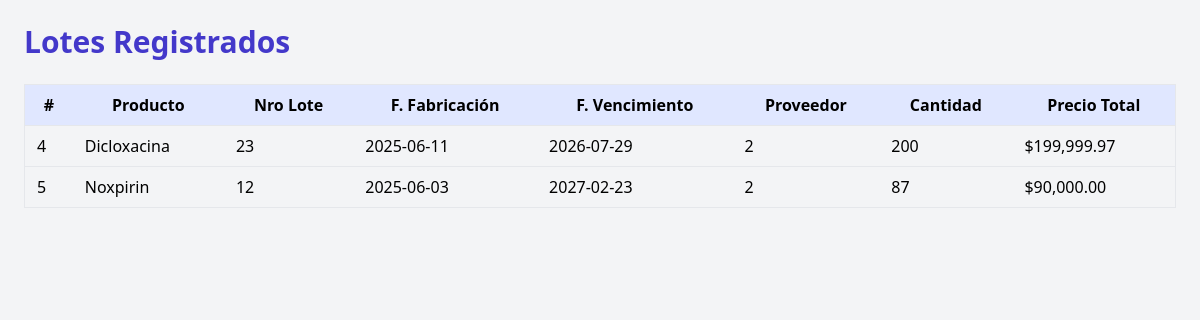
The app's page /farmacia_panacea/lotes/consultar_lotes_productos.php, older data.
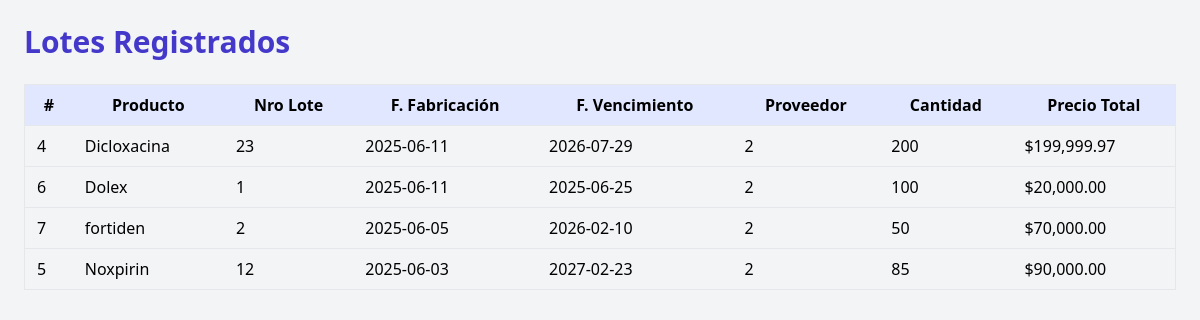
The same page, newer data.
### tables this page shows
CREATE TABLE `lotes_productos` (
  `id_lote` int(11) NOT NULL,
  `numero_lote` varchar(100) DEFAULT NULL,
  `fecha_fabricacion` date DEFAULT NULL,
  `fecha_vencimiento` date DEFAULT NULL,
  `id_proveedor` int(11) NOT NULL,
  `nombre_producto` varchar(150) DEFAULT NULL,
  `precio_total` decimal(10,2) DEFAULT NULL,
  `total` int(11) DEFAULT NULL
);

### farmacia_panacea/lotes/consultar_lotes_productos.php (the view, shortened to what this page needs)
<?php
require_once("../db.php");
$resultado = $conn->query("SELECT * FROM lotes_productos ORDER BY fecha_fabricacion DESC");
?>
<!DOCTYPE html>
<html lang="es">
<head>
  <script src="https://cdn.tailwindcss.com"></script>
</head>
<body class="bg-gray-100 p-6">
<div class="max-w-6xl mx-auto">
  <h2 class="text-3xl font-bold text-indigo-700 mb-6">Lotes Registrados</h2>
  <table class="w-full table-auto border">
    <thead class="bg-indigo-100">
      <tr>
        <th class="px-3 py-2">#</th>
        <th class="px-3 py-2">Producto</th>
        <th class="px-3 py-2">Nro Lote</th>
        <th class="px-3 py-2">F. Fabricación</th>
        <th class="px-3 py-2">F. Vencimiento</th>
        <th class="px-3 py-2">Proveedor</th>
        <th class="px-3 py-2">Cantidad</th>
        <th class="px-3 py-2">Precio Total</th>
      </tr>
    </thead>
    <tbody>
      <?php while($fila = $resultado->fetch_assoc()) { ?>
      <tr class="border-t">
        <td class="px-3 py-2"><?php echo $fila['id_lote']; ?></td>
        <td class="px-3 py-2"><?php echo $fila['nombre_producto']; ?></td>
        <td class="px-3 py-2"><?php echo $fila['numero_lote']; ?></td>
        <td class="px-3 py-2"><?php echo $fila['fecha_fabricacion']; ?></td>
        <td class="px-3 py-2"><?php echo $fila['fecha_vencimiento']; ?></td>
        <td class="px-3 py-2"><?php echo $fila['id_proveedor']; ?></td>
        <td class="px-3 py-2"><?php echo $fila['total']; ?></td>
        <td class="px-3 py-2">$<?php echo number_format($fila['precio_total'], 2); ?></td>
      </tr>
      <?php } ?>
    </tbody>
  </table>
</div>
</body>
</html>

Row changes from the older to the newer data that the page shows:
added lotes_productos: id_lote "6", nombre_producto "Dolex", numero_lote "1", fecha_fabricacion "2025-06-11", fecha_vencimiento "2025-06-25", id_proveedor "2", total "100", precio_total "20,000.00"
added lotes_productos: id_lote "7", nombre_producto "fortiden", numero_lote "2", fecha_fabricacion "2025-06-05", fecha_vencimiento "2026-02-10", id_proveedor "2", total "50", precio_total "70,000.00"
changed lotes_productos "Noxpirin": total "87" → "85"
